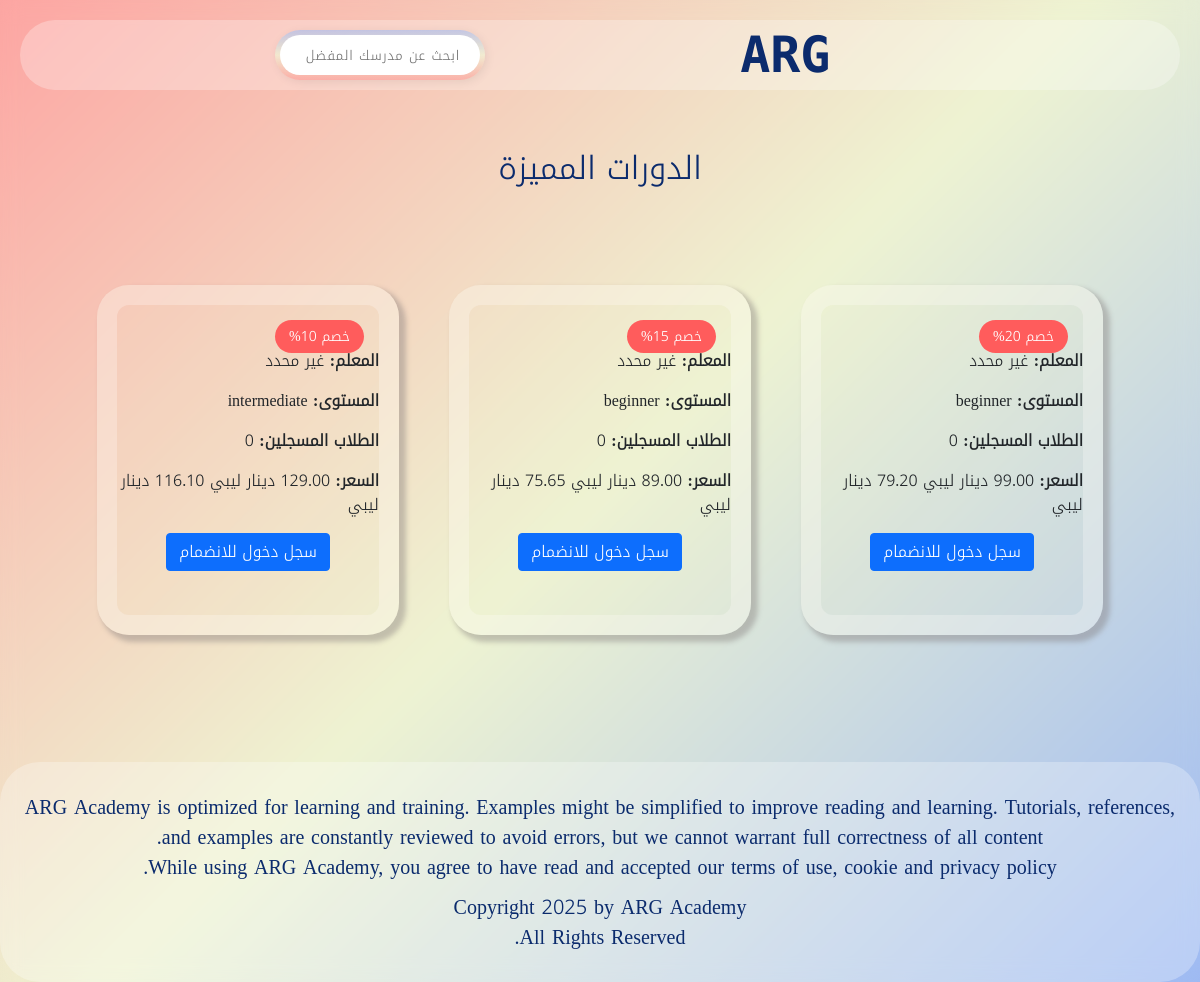
/courses.php, run on the app's committed database.
### tables this page shows
CREATE TABLE courses (
    id INT AUTO_INCREMENT PRIMARY KEY,
    title VARCHAR(255) NOT NULL,
    description TEXT,
    price DECIMAL(10,2) DEFAULT 0.00,
    discount_percentage INT DEFAULT 0,
    teacher_id INT,
    category VARCHAR(100),
    level ENUM('beginner', 'intermediate', 'advanced') DEFAULT 'beginner',
    is_active BOOLEAN DEFAULT TRUE,
    created_at TIMESTAMP DEFAULT CURRENT_TIMESTAMP,
    FOREIGN KEY (teacher_id) REFERENCES users(id) ON DELETE SET NULL
);

### includes/functions.php (called while the page is built, shortened)
<?php
function is_logged_in() {
    return isset($_SESSION['user_id']);
}
function get_course_price_with_discount($course_id) {
    try {
        global $pdo;
        $stmt = $pdo->prepare("SELECT price, discount_percentage FROM courses WHERE id = ?");
        $stmt->execute([$course_id]);
        $course = $stmt->fetch();
        $discount_amount = ($course['price'] * $course['discount_percentage']) / 100;
        return $course['price'] - $discount_amount;
    } catch (PDOException $e) {
        error_log("Database error in get_course_price_with_discount: " . $e->getMessage());
        return 0;
    }
}
?>

### courses.php (the view, shortened to what this page needs)
<?php
require_once 'includes/functions.php';
try {
    $stmt = $pdo->prepare("
        SELECT c.*, u.full_name as teacher_name, COUNT(e.id) as enrolled_students
        FROM courses c
        LEFT JOIN users u ON c.teacher_id = u.id
        LEFT JOIN enrollments e ON c.id = e.course_id
        WHERE c.is_active = 1
        GROUP BY c.id
        ORDER BY c.created_at DESC
    ");
    $stmt->execute();
    $courses = $stmt->fetchAll();
    $is_logged_in = is_logged_in();
    $user_id = $is_logged_in ? $_SESSION['user_id'] : null;
} catch (Exception $e) {
    error_log("Error in courses.php: " . $e->getMessage());
    $courses = [];
    $is_logged_in = false;
    $user_id = null;
}
?>
<!DOCTYPE html>
<html lang="ar" dir="rtl">
<head>
  <link rel="stylesheet" href="Home.css">
  <link href="https://cdn.jsdelivr.net/npm/bootstrap@5.1.3/dist/css/bootstrap.min.css" rel="stylesheet">
  <link rel="stylesheet" href="https://cdnjs.cloudflare.com/ajax/libs/font-awesome/6.5.1/css/all.min.css">
</head>
<body>
  <header>
    <div class="logo">
      <div class="name2" dir="ltr">
      </div>
      <div class="name">ARG</div>
    </div>
    <div class="InputContainer">
      <input placeholder="ابحث عن مدرسك المفضل" id="input" class="input" name="text" type="text" dir="rtl">
    </div>
  </header>
  <main>
    <h2 style="text-align: center; font-family: NotoKufiArabic-Light; margin: 30px 0; color: #0b2b6d;">الدورات المميزة</h2>
    <section class="cards">
      <?php if (!empty($courses)): ?>
        <?php foreach ($courses as $course): ?>
          <div class="cardHTML">
            <div class="discount">خصم <?php echo $course['discount_percentage'] ?? 0; ?>%</div>
            <div class="course-info">
              <p><strong>المعلم:</strong> <?php echo htmlspecialchars($course['teacher_name'] ?? 'غير محدد'); ?></p>
              <p><strong>المستوى:</strong> <?php echo htmlspecialchars($course['level'] ?? 'beginner'); ?></p>
              <p><strong>الطلاب المسجلين:</strong> <?php echo $course['enrolled_students'] ?? 0; ?></p>
              <p><strong>السعر:</strong>
                <span class="original-price"><?php echo number_format($course['price'] ?? 0, 2); ?> دينار ليبي</span>
<span class="discounted-price"><?php echo number_format(get_course_price_with_discount($course['id'] ?? 0), 2); ?> دينار ليبي</span>
              </p>
            </div>
            <div class="course-actions">
              <?php if ($is_logged_in && is_student()): ?>
                <?php if (is_enrolled($user_id, $course['id'])): ?>
                  <a href="course_lessons.php?course_id=<?php echo $course['id']; ?>" class="btn btn-success">استمر في التعلم</a>
                <?php else: ?>
                  <a href="enroll_course.php?course_id=<?php echo $course['id']; ?>" class="btn btn-primary">سجل في الدورة</a>
                <?php endif; ?>
              <?php elseif ($is_logged_in && is_teacher()): ?>
                <a href="view_course.php?id=<?php echo $course['id']; ?>" class="btn btn-info">عرض التفاصيل</a>
              <?php else: ?>
                <a href="login.html" class="btn btn-primary">سجل دخول للانضمام</a>
              <?php endif; ?>
            </div>
          </div>
        <?php endforeach; ?>
      <?php endif; ?>
    </section>
  </main>
  <div class="footer">
    <p>
      ARG Academy is optimized for learning and training. Examples might be simplified to improve reading and learning.
      Tutorials, references, and examples are constantly reviewed to avoid errors, but we cannot warrant full correctness
      of all content.<br> While using ARG Academy, you agree to have read and accepted our <a href="#">terms of use</a>,
      <a href="#">cookie</a> and <a href="#">privacy policy</a>.
    </p>
    <p>
      Copyright 2025 by ARG Academy<br> All Rights Reserved.
    </p>
  </div>
</body>
</html>

### Home.css (style rules this page uses)
* { margin: 0; padding: 0; box-sizing: border-box; }
body { background-image: linear-gradient(-45deg, #9EBAF3, #EEF3D2, #fc8884c0); background-attachment: fixed; min-height: 100vh; display: grid; grid-template-columns: 1fr; grid-template-rows: auto 1fr auto; gap: 10px; grid-template-areas: "navBar" "container" "footer"; background-color: rgba(132, 236, 236, 0.753); backdrop-filter: blur(10px); }
header { grid-area: navBar; margin: 20px; display: flex; justify-content: space-evenly; align-items: center; background: rgba(255, 255, 255, 0.284); color: #0b2b6d; padding: 10px 20px; font-size: 22px; height: 70px; border-radius: 2em; }
.logo { display: flex; align-items: center; }
.name { font-family: "Major Mono Display", monospace; font-weight: 700; font-size: 50px; color: #0b2b6d; margin: 20px; }
.name2 { font-family: BalooBhaijaan2-Bold; font-weight: bold; font-size: 24px; color: #0b2b6d; margin-top: 10px; }
.InputContainer { font-family:NotoKufiArabic-Light; width: 210px; height: 50px; display: flex; align-items: center; justify-content: center; background: linear-gradient(to bottom, #9ebaf397, #eef3d2ae, #fc88847e); border-radius: 30px; overflow: hidden; cursor: pointer; box-shadow: 2px 2px 10px rgba(0, 0, 0, 0.075); }
.input { font-family:NotoKufiArabic-Light; width: 200px; height: 40px; border: none; outline: none; caret-color: rgba(4, 1, 15, 0.783); background-color: rgb(255, 255, 255); border-radius: 30px; padding-right: 20px; letter-spacing: 0.8px; color: rgb(3, 6, 34); font-size: 13.4px; }
.cards { font-family: NotoKufiArabic-Light; margin: 6%; display: flex; justify-content: space-around; grid-area: cards; position: relative; align-items: center; padding: 25px; gap: 50px; }
.cardHTML, .cardCSS, .cardJS { display: flex; flex-direction: column; justify-content: center; align-items: center; box-sizing: border-box; border-radius: 2em; height: 350px; width: 350px; box-shadow: 5px 5px 5px 2px rgba(125, 119, 119, 0.398); border: 3px solid rgba(255, 249, 249, 0.3); background: #eef3d229; border:20px solid rgba(255, 249, 249, 0.262); }
.discount { position: absolute; top: 15px; right: 15px; background: #ff5c5c; color: white; padding: 6px 14px; font-size: 14px; font-family: NotoKufiArabic-Light; border-radius: 20px; z-index: 1; }
.cardHTML, .cardCSS, .cardJS { position: relative; }
@media (max-width: 1350px) { .name2 { font-size: 18px; } }
.footer { grid-area: footer; font-family:NotoKufiArabic-Light; background: rgba(255, 255, 255, 0.284); color: #0b2b6d; padding: 20px; text-align: center; font-size: 20px; border-radius: 2em; margin-top: 20px; }
.footer p { margin: 10px 0; }
.footer a { color: #0b2b6d; text-decoration: none; }

### data on the page
courses: discount_percentage "20", teacher_name "غير محدد", level "beginner", enrolled_students "0", get_course_price_with_discount($course['id'] ?? 0) "79.20"
courses: discount_percentage "15", teacher_name "غير محدد", level "beginner", enrolled_students "0", get_course_price_with_discount($course['id'] ?? 0) "75.65"
courses: discount_percentage "10", teacher_name "غير محدد", level "intermediate", enrolled_students "0"
